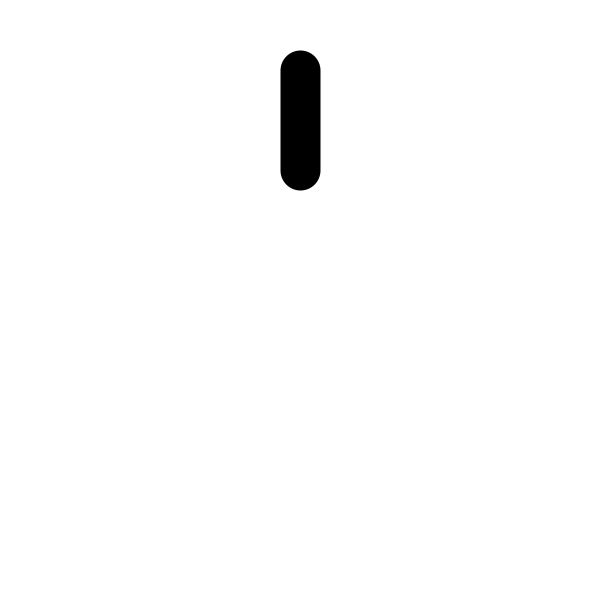
Frame 1 (no input)
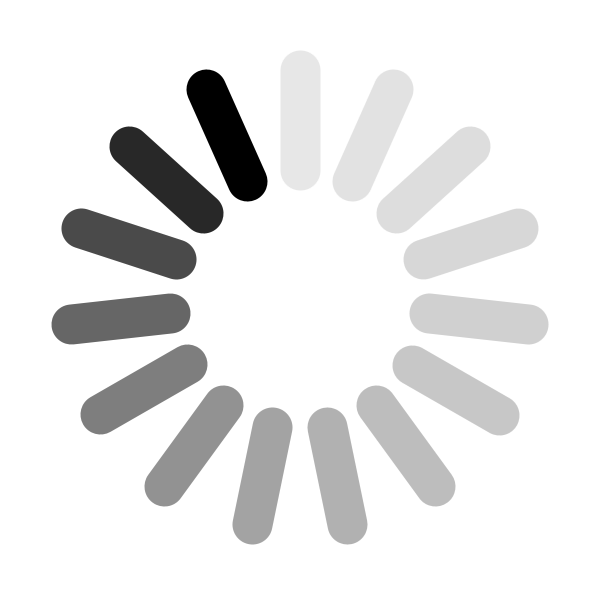
Frame 60 (the mouse pressed at the canvas centre just before this capture)
Frame 120 (the mouse held since frame 60 and released just before this capture): identical to frame 60, image omitted

The Processing sketch that drew these frames (run headless with seeded random() and noise(); from frame 60 on, the mouse is pressed at the canvas centre):

// Processing sketch: ex04_01
// ── ex04_01.pde
int n = 15 ; // number of lines
int uAngle = 360 / n ; // unit angle
int angle ;
int r = 180 ;
int l = 50 ;

void setup() {
  size(600, 600) ;
  background(255) ;
  frameRate(10) ;
}

void draw() {
  fill(255, 40) ;
  pushStyle() ;
  noStroke() ;
  rect(0, 0, width, height) ;
  popStyle() ;
  translate(width / 2, height / 2) ;
  pushMatrix() ;
  if (angle >= 360) angle = 0 ;
  float theta = radians(float(angle)) ;
  rotate(theta) ;
  translate(0, -r) ;
  pushStyle() ;
  strokeWeight(40) ;
  strokeCap(ROUND) ;
  line(0, l, 0, -l) ;
  popStyle() ;
  popMatrix() ;
  angle += uAngle ;
}
